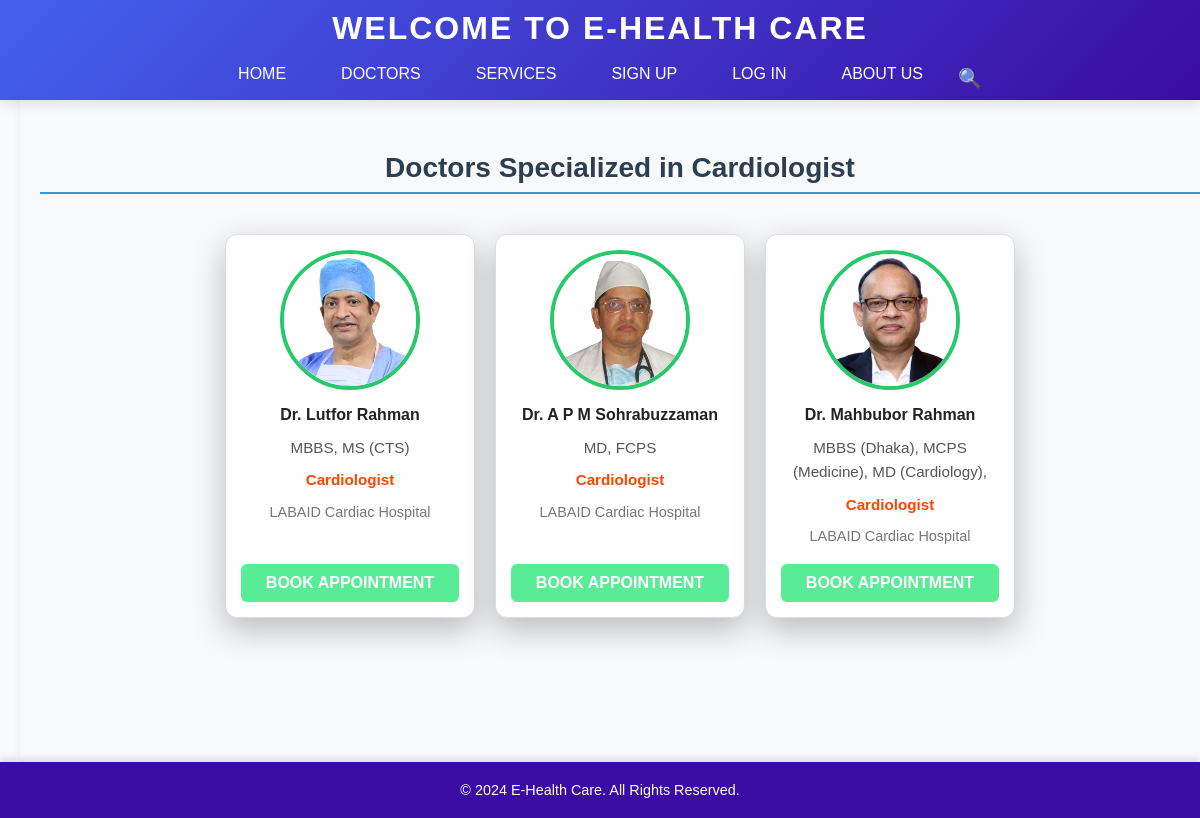
Page /E-healthcare/f_doctor.php?specialization=Cardiologist on the committed database.
### tables this page shows
CREATE TABLE `doctors` (
  `dID` int(11) NOT NULL,
  `dName` varchar(100) NOT NULL,
  `dEmail` varchar(100) NOT NULL,
  `dPassword` varchar(255) NOT NULL,
  `degree` varchar(255) DEFAULT NULL,
  `specialization` varchar(255) DEFAULT NULL,
  `designation` varchar(100) DEFAULT NULL,
  `hospital` varchar(255) DEFAULT NULL,
  `dImage` varchar(255) DEFAULT NULL
);

### E-healthcare/f_doctor.php (the view, shortened to what this page needs)
<?php
include 'connect.php';
$specialization = isset($_GET['specialization']) ? $_GET['specialization'] : '';
if ($specialization) {
    $stmt = $connection->prepare("SELECT dID, dName, dImage, degree, specialization, hospital FROM doctors WHERE specialization = ?");
    $stmt->bind_param("s", $specialization);
    $stmt->execute();
    $result = $stmt->get_result();
} else {
    $result = [];
}
?>
<!DOCTYPE html>
<html lang="en">
<head>
    <link rel="stylesheet" href="doctors.css">
    <link rel="stylesheet" href="index.css">
    <link rel="stylesheet" href="home.css">
    <head>
    </head>
</head>
<body>
    <div class="container">
        <div class="header">
            <h2>Welcome To E-Health Care</h2>
            <div class="nav-links">
                <a href="home.php">Home</a>
                <a href="doctors.php">Doctors</a>
                <a href="services.php">Services</a>
                <a href="signup.php">Sign Up</a>
                <a href="signin.php">Log In</a>
                <a href="about.php">About Us</a>
                <div class="search-section">
                    <button id="search-toggle">🔍</button>
                </div>
            </div>
        </div>
        <div class="content">
            <h3>Doctors Specialized in <?php echo htmlspecialchars($specialization); ?></h3>
            <div class="doctors-wrapper">
                <div class="doctors-container">
                    <?php if ($result && $result->num_rows > 0): ?>
                        <?php while ($doc = $result->fetch_assoc()): ?>
                            <div class="doctor-card">
                                <img src="<?php echo htmlspecialchars($doc['dImage']); ?>" alt="<?php echo htmlspecialchars($doc['dName']); ?>">
                                <h4><?php echo htmlspecialchars($doc['dName']); ?></h4>
                                <p class="degree"><?php echo htmlspecialchars($doc['degree']); ?></p>
                                <p class="specialization"><?php echo htmlspecialchars($doc['specialization']); ?></p>
                                <p class="hospital"><?php echo htmlspecialchars($doc['hospital']); ?></p>
                                <button class="appt-btn" type="button" onclick="location.href='appointment.php?dID=<?php echo $doc['dID']; ?>'">
                                    Book Appointment
                                </button>
                            </div>
                        <?php endwhile; ?>
                    <?php else: ?>
                        <p>No doctors found for this specialization.</p>
                    <?php endif; ?>
                </div>
            </div>
        </div>
        <div class="footer">
            &copy; 2024 E-Health Care. All Rights Reserved.
        </div>
    </div>
</body>
</html>

### E-healthcare/doctors.css (style rules this page uses)
.doctors-wrapper { width: 100%; max-width: 1200px; margin: 0 auto; padding: 20px; }
.doctors-container { display: grid; grid-template-columns: repeat(4, 1fr); gap: 24px; }
.doctor-card { background: #fff; border-radius: 12px; box-shadow: 0 6px 20px rgba(0, 0, 0, 0.06); padding: 20px; display: flex; flex-direction: column; align-items: center; transition: transform 0.3s, box-shadow 0.3s; }
.doctor-card img { width: 140px; height: 140px; border-radius: 50%; object-fit: cover; margin-bottom: 16px; border: 4px solid #28c96b; }
.doctor-card h4 { font-size: 1rem; margin-bottom: 8px; font-weight: 600; color: #222; }
.doctor-card .degree, .doctor-card .specialization, .doctor-card .hospital { margin: 4px 0; font-size: 0.95rem; color: #555; }
.doctor-card .hospital { color: #777; font-size: 0.9rem; margin-bottom: 16px; }
.doctor-card .appt-btn { margin-top: auto; width: 100%; padding: 10px 0; border: none; border-radius: 6px; background-color: rgb(152, 231, 152) !important; color: #fff !important; font-size: 1rem; font-weight: 600; text-transform: uppercase; cursor: pointer; transition: background-color 0.2s, transform 0.2s; }

### E-healthcare/index.css (style rules this page uses)
* { margin: 0; padding: 0; box-sizing: border-box; font-family: 'Poppins', sans-serif; }
:root { --primary-color: #4361ee; --secondary-color: #3a0ca3; --accent-color: #f72585; --background-color: #f8f9fa; --text-color: #2b2d42; --light-text: #8d99ae; --white: #ffffff; --error-color: #ef233c; --success-color: #4cc9f0; }
.container { display: flex; flex-direction: column; min-height: 100vh; background-color: var(--background-color); overflow-x: hidden; font-size: 1rem; color: var(--text-color); }
.header { position: fixed; top: 0; left: 0; width: 100%; height: 100px; background: linear-gradient(135deg, var(--primary-color), var(--secondary-color)); color: var(--white); padding: 10px; text-align: center; z-index: 100; box-shadow: 0 4px 12px rgba(0, 0, 0, 0.1); transition: all 0.3s ease; }
.header h2 { font-size: 2rem; text-transform: uppercase; letter-spacing: 2px; font-weight: 600; }
.nav-links { display: flex; justify-content: center; margin-top: 15px; }
.nav-links a { text-decoration: none; color: var(--white); margin: 0 20px; font-size: 1rem; text-transform: uppercase; font-weight: 500; position: relative; padding-bottom: 5px; transition: all 0.3s ease; }
.nav-links a::after { content: ""; display: block; width: 0; height: 2px; background: var(--accent-color); transition: width 0.3s ease; position: absolute; bottom: -2px; left: 50%; transform: translateX(-50%); }
.content { flex-grow: 1; padding: 30px; margin-top: 120px; background-color: var(--white); overflow-y: auto; text-align: center; transition: all 0.3s ease; border-radius: 8px; margin-left: 20px; margin-right: 20px; box-shadow: 0 2px 10px rgba(0, 0, 0, 0.05); }
.content p { font-size: 1.1rem; color: var(--text-color); line-height: 1.6; max-width: 800px; margin: 0 auto; }
.footer { text-align: center; background: var(--secondary-color); color: var(--white); padding: 20px 0; font-size: 0.9rem; margin-top: auto; box-shadow: 0 -4px 6px rgba(0, 0, 0, 0.1); }
.search-section { display: flex; align-items: center; gap: 10px; justify-content: center; margin-top: 5px; }
#search-toggle { font-size: 1.5rem; background: none; border: none; cursor: pointer; color: var(--white); transition: transform 0.3s ease; }

### E-healthcare/home.css (style rules this page uses)
.content { display: flex; justify-content: center; align-items: center; min-height: calc(100vh - 100px); width: 100%; max-width: 100%; padding: 20px; margin-top: 100px; background-color: var(--background-color); box-sizing: border-box; }
.nav-links { display: flex; align-items: center; gap: 15px; flex-wrap: nowrap; }
.search-section { display: flex; align-items: center; gap: 10px; }
#search-toggle { font-size: 1.2rem; background: none; border: none; cursor: pointer; }

### rows in the picture
doctors: dImage (picture), dName "Dr. Lutfor Rahman", degree "MBBS, MS (CTS)", specialization "Cardiologist", hospital "LABAID Cardiac Hospital"
doctors: dImage (picture), dName "Dr. A P M Sohrabuzzaman", degree "MD, FCPS", specialization "Cardiologist", hospital "LABAID Cardiac Hospital"
doctors: dImage (picture), dName "Dr. Mahbubor Rahman", degree "MBBS (Dhaka), MCPS (Medicine), MD (Cardiology),", specialization "Cardiologist", hospital "LABAID Cardiac Hospital"

### other values in the picture
$specialization "Cardiologist"
